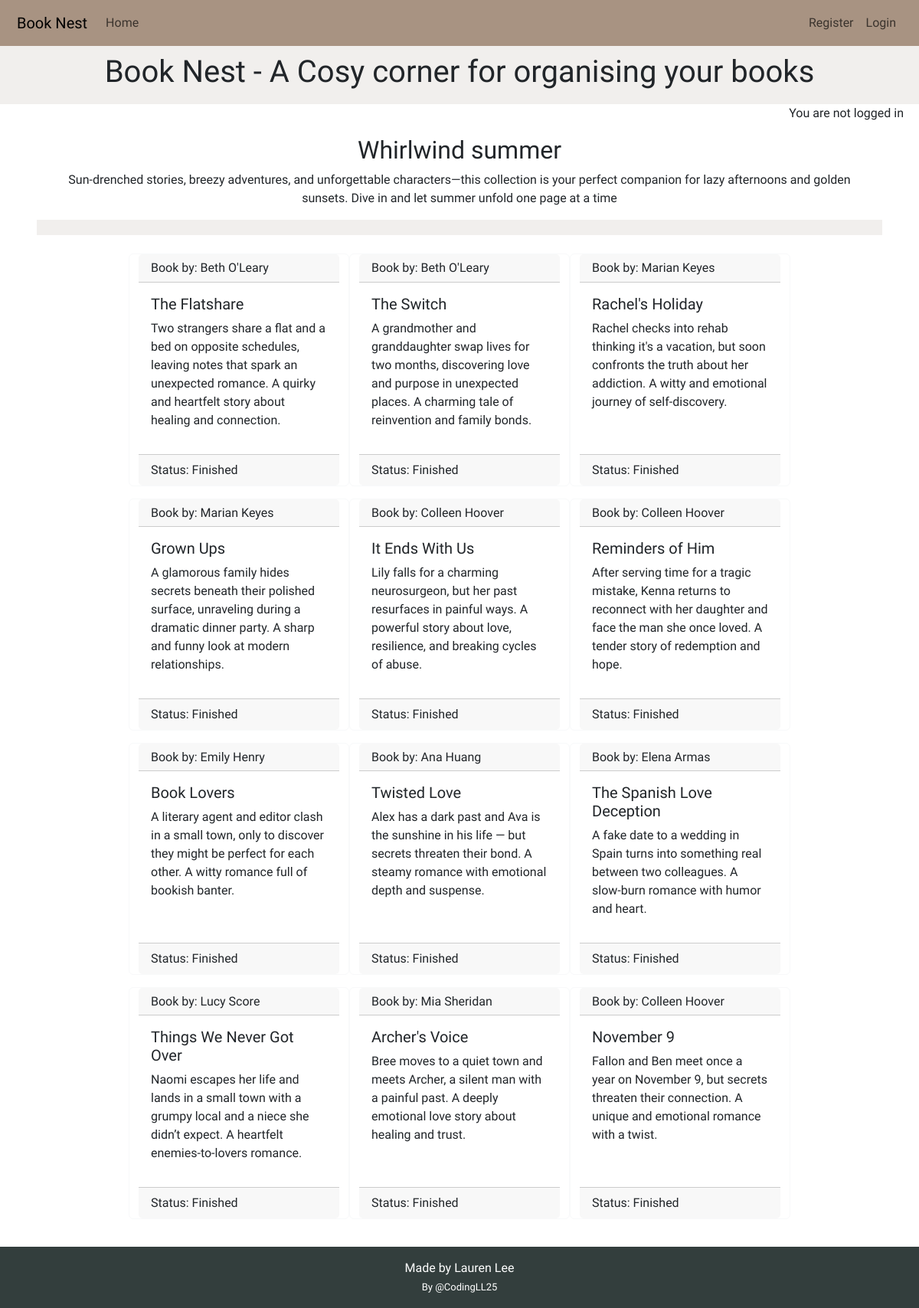
The page /collection/whirlwind-summer/ on the database as committed earlier.
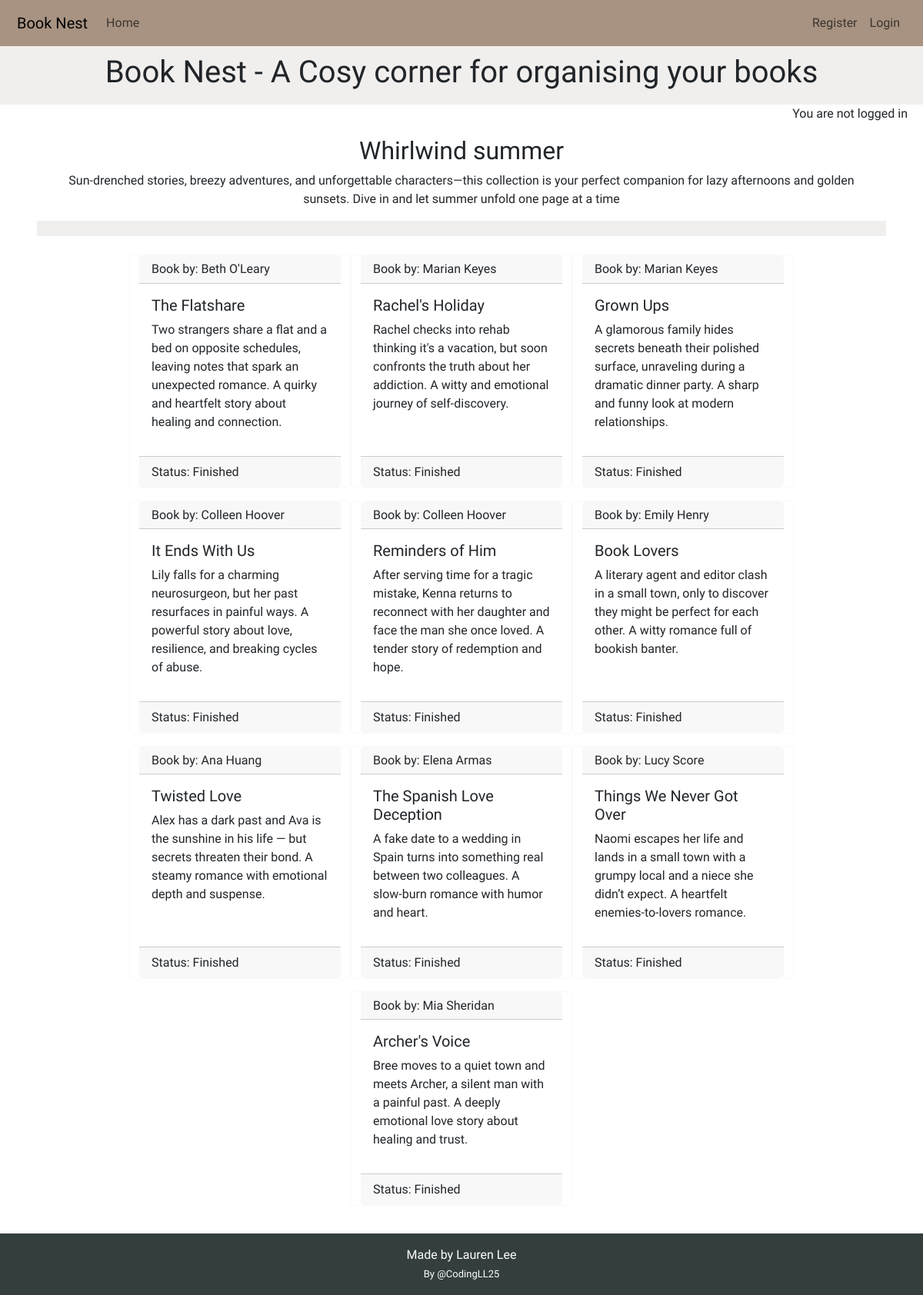
The same page on the database as committed later.
### library/models.py (models this page shows, shortened)
class Collection(models.Model):
    THEME_CHOICES = [
        ("romance", "Romance"),
        ("fantasy", "Fantasy"),
        ("mystery", "Mystery"),
        ("historical", "Historical"),
        ("thriller", "Thriller"),
        ("science_fiction", "Science Fiction"),
        ("nonfiction", "Nonfiction"),
        ("young_adult", "Young Adult"),
        ("literary", "Literary Fiction"),
        ("horror", "Horror"),
        ("self_development", "Self Development"),
        ("mixed", "Mixed theme"),
    ]
    name = models.CharField(max_length=100, unique=True, blank=False)
    excerpt = models.TextField(blank=True)
    theme = models.CharField(max_length=50, choices=THEME_CHOICES, default="mixed")
    user = models.ForeignKey(
        User, on_delete=models.CASCADE, related_name="collections", null=True
    )
    slug = models.SlugField(max_length=200, blank=True, unique=True)

class Book(models.Model):
    collection = models.ForeignKey(
        Collection, on_delete=models.CASCADE, related_name="books"
    )
    title = models.CharField(max_length=200, unique=True, blank=False)
    author = models.CharField(max_length=100, blank=False)
    body = models.TextField()
    finished = models.BooleanField(default=False)
    created_on = models.DateTimeField(auto_now_add=True)
    tag = models.ManyToManyField(Tag, related_name="books")

### library/views.py (the view)
# urls.py: path("collection/<slug:slug>/", views.collection_detail, name="collection_detail"),
def collection_detail(request, slug):
    queryset = Collection.objects.all().order_by("id")
    collection = get_object_or_404(queryset, slug=slug)
    books = collection.books.all()
    return render(
        request,
        "library/collection_detail.html",
        {
            "collection": collection,
            "books": books,
        },
    )

### library/templatetags/html_filters.py (called while the page is built)
@register.filter(name="clean_html")
def clean_html(value):
    if not value:
        return ""
    value = re.sub(r"<p[^>]*>\s*(?:&nbsp;|\s)*</p>", "", value)
    value = re.sub(r"&nbsp;", " ", value)
    return strip_tags(value).strip()

### library/templates/library/collection_detail.html (shortened to what this page needs)
{% extends 'base.html' %}
{% load html_filters %}
{% load static %}
{% load crispy_forms_tags %}
{% block content %}
<div class="collection-name">
    <h2>{{ collection.name }}</h2>
    <p> {{ collection.excerpt }}</p>
</div>
<section class="form">
    <div class="row heading">
    </div>
</section>
<section class="book-container container mt-4">
    <div class="row justify-content-center">
        {% if books %}
        {% for book in books %}
        <div class="card book-holder border-light mb-3">
            <div class="card-header book-header">
                <h3 class="book-author">
                    Book by: {{ book.author }}
                </h3>
            </div>
            <div class="card-body book-main">
                <h5 class="card-title book-title">{{ book.title}} </h5>
                <p class="card-text book-body"> {{ book.body | clean_html }}</p>
            </div>
            <div class="card-footer book-header">
                <p class="card-status book-status"> Status: {% if book.finished %} Finished {% else %} In progress
                    {% endif%}</p>
            </div>
        </div>
        {% endfor%}
        {% else %}
        <p>No books in this collection yet.</p>
        {% endif %}
    </div>
</section>
{% endblock content %}

### templates/base.html (shortened to what this page needs)
{% load static %}
{% url 'home' as home_url %}
{% url 'account_login' as login_url %}
{% url 'account_signup' as signup_url %}
{% url 'account_logout' as logout_url %}
<!DOCTYPE html>
<html class="h-100" lang="en">
<head>
    <link href="https://cdn.jsdelivr.net/npm/bootstrap@5.3.3/dist/css/bootstrap.min.css" rel="stylesheet"
>
    <link rel="stylesheet" href="{% static 'css/style.css' %}">
</head>
<body class="d-flex flex-column h-100 main-bg">
    <header>
        <nav class="navbar navbar-expand-lg">
            <div class="container-fluid">
                <a class="home-nav navbar-brand" aria-label="Link to the home page" href="{% url 'home' %}">Book
                    Nest</a>
                <div class="collapse navbar-collapse" id="navbarText" aria-label="Link to the home page">
                    <ul class="navbar-nav me-auto mb-2 mb-lg-0">
                        <li class="nav-item">
                            <a class="nav-link {% if request.path == home_url %}active{% endif %}" aria-current="page"
                                href="{% url 'home' %}">Home</a>
                        </li>
                    </ul>
                    <ul class="navbar-nav ms-auto mb-2 mb-lg-0">
                        {% if user.is_authenticated %}
                        <li class="nav-item" aria-label="Link to logout of your account">
                            <a class="nav-link {% if request.path == logout_url %}active{% endif %}" aria-current="page"
                                href="{% url 'account_logout' %}">Logout</a>
                        </li>
                        {% else %}
                        <li class="nav-item" aria-label="Link to register for an account">
                            <a class="nav-link {% if request.path == signup_url %}active{% endif %}" aria-current="page"
                                href="{% url 'account_signup' %}">Register</a>
                        </li>
                        <li class="nav-item" aria-label="Link to login into your account">
                            <a class="nav-link {% if request.path == login_url %}active{% endif %}" aria-current="page"
                                href="{% url 'account_login' %}">Login</a>
                        </li>
                        {% endif %}
                    </ul>
                </div>
            </div>
        </nav>
        <section class="subheadings">
            <div class="heading">
                <h1>Book Nest - A Cosy corner for organising your books</h1>
            </div>
            <span class="account-confirmation">
                {% if user.is_authenticated %}
                <p class="account-text">You are logged in as {{ user }}</p>
                {% else %}
                <p class="account-text">You are not logged in</p>
                {% endif %}
            </span>
        </section>
    </header>
    <main class="flex-shrink-0 main-bg">
        {% block content %}
        {% endblock content %}
    </main>
    <footer class="footer py-3">
        <p class="m-0 text-center">Made by Lauren Lee</p>
        <a class="github" href="https://github.com/CodingLL25" target="_blank"
            aria-label="Link to authors Github Page">By @CodingLL25</a>
    </footer>
</body>
</html>

### static/css/style.css (style rules this page uses)
:root { --primary-font: "Oswald", sans-serif; --primary-color: #333E3D; --secondary-color: rgb(214, 209, 202); --highlight: #A89382; --light-highlight: #D97E47; --bright-highlight: #632a13; --danger: rgb(131, 21, 21); }
body { min-height: 100vh; display: flex; width: 100%; flex-direction: column; font-family: var(--primary-font); margin: 0; overflow-x: hidden; overflow-wrap: anywhere; }
main { flex: 1 0 auto; max-width: 1399px; margin: 0% 5%; position: relative; padding-bottom: 20px; }
.navbar { display: flex; width: 100%; background-color: var(--highlight); padding: 10px; }
.heading, .action-form { background-color: rgba(214, 209, 202, 0.35); padding: 10px; text-align: center; }
.account-text { height: 25px; padding-right: 20px; text-align: right; }
.footer { width: 100%; background-color: var(--primary-color); color: white; text-align: center; }
.github { text-decoration: none; color: white; font-size: small; }
.collection-name { width: 100%; display: block; text-align: center; }
.book-container { display: flex; width: 100%; }
.book-holder { max-width: 18rem; }
.book-header { display: flex; justify-content: space-between; align-items: center; width: 100%; }
.book-author { margin: 0; text-align: left; font-size: medium; }
.book-status { margin: 0; }

Rows that differ between the two databases and show on the page:
removed Book: author "Beth O'Leary", title "The Switch", body|clean_html "A grandmother and granddaughter swap lives for two months, discovering love and purpose in unexpected places. A charming tale of reinvention and family bonds.", finished "Finished"
removed Book: author "Colleen Hoover", title "November 9", body|clean_html "Fallon and Ben meet once a year on November 9, but secrets threaten their connection. A unique and emotional romance with a twist.", finished "Finished"
